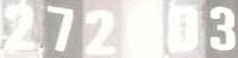
#> input picture gaussian/data/crop_0.png, 238 x 58 px
$ python '2.高斯滤波.py'
#> lines starting #> are read from the running program, lines starting #| are printed output that depends on the picture
#> further down, img is the input picture: shape (58, 238, 3); mean B, G, R 220.2, 224.3, 227.3
"""
@Name: 2.高斯滤波.py
@Auth: Huohuo
@Date: 2023/3/12-16:21
@Desc:
@Ver :
code_idea
"""

import numpy as np
import cv2

'''
kernel_size
sigma： 值越大，卷积核区域中，越边缘部分对滤波结果影响越大
        值越小，卷积核区域中，越边缘部分对滤波结果影响越小
'''
def gaussian_filter(img, kernel_size=3, sigma=1.3):
    # 首先判断img通道数
#> called with kernel_size = 15, sigma = 1.3
    if len(img.shape) == 3:
        H, W, C = img.shape
#> H = 58; W = 238; C = 3
        # 若channel<3,即灰度图，就将图片扩展出通道维度，channel=1
    else:
        img = np.expand_dims(img, axis=-1)
        H, W, C = img.shape

    # zero_padding
    pad = kernel_size // 2  # 取商
    out = np.zeros((H + pad * 2, W + pad * 2, C), dtype=np.float32)
    # 将原图片填入
    out[pad:pad+H, pad:pad+W] = img.copy().astype(np.float32)
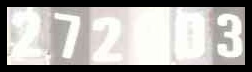
#> out: shape (72, 252, 3) float32; mean B, G, R 167.5, 170.7, 172.9
    # prepare kernel
    kernel = np.zeros((kernel_size, kernel_size), dtype=np.float32)
    for x in range(-pad, -pad + kernel_size):
        for y in range(-pad, -pad + kernel_size):
            # 定义高斯卷积核
            kernel[y + pad, x + pad] = np.exp(-(x**2 + y**2)/(2 * (sigma ** 2)))
    kernel /= (2 * np.pi * sigma * sigma)
    kernel /= kernel.sum()

    temp = out.copy()

    # filtering
    for y in range(H):
        for x in range(W):
            for c in range(C):
                out[pad +y, pad + x, c] = np.sum(kernel * temp[y:y+kernel_size, x:x+kernel_size, c])
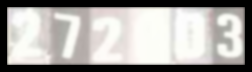
#> out: shape (72, 252, 3) float32; mean B, G, R 164.2, 167.3, 169.5
    out = np.clip(out, 0, 255)  # 限制上下限
    out = out[pad:pad+H, pad:pad+W].astype(np.uint8)
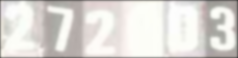
#> out: shape (58, 238, 3); mean B, G, R 215.4, 219.4, 222.3
    return out

img = cv2.imread("data/crop_0.png")
# opencv
img_gaussian_opencv = cv2.GaussianBlur(img, (15, 15), 1.3)
img_gaussian_myself = gaussian_filter(img, kernel_size=15, sigma=1.3)
cv2.imshow("src", img)
cv2.imshow("img_gaussian_opencv", img_gaussian_opencv)
cv2.imshow("img_gaussian_myself", img_gaussian_myself)
cv2.waitKey(0)

$ run again, with gaussian/data/crop_2.png copied over gaussian/data/crop_0.png
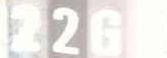
#> input picture gaussian/data/crop_2.png, 167 x 58 px
#> img is the input picture: shape (58, 167, 3); mean B, G, R 229.5, 233.5, 235.6
#> after the loop in gaussian_filter, `for y in range(H):`:
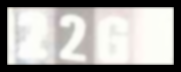
#> out: shape (72, 181, 3) float32; mean B, G, R 166.7, 169.6, 171.2
#> in gaussian_filter, `out = out[pad:pad+H, pad:pad+W].astype(np.uint8)`:
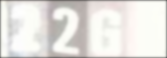
#> out: shape (58, 167, 3); mean B, G, R 223.8, 227.7, 229.8
